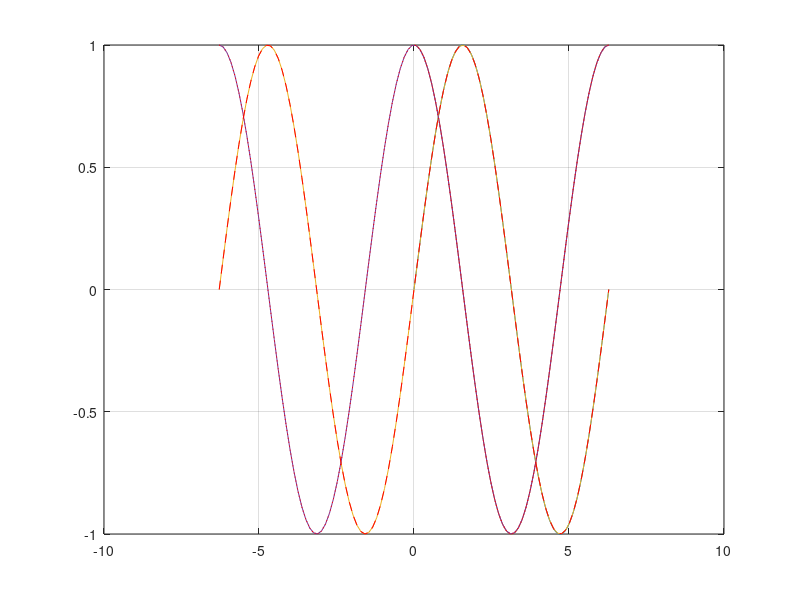

Here is the MATLAB script that generated this plot:
linspace(-10,10)
logspace(-10,10)
r = rand(5)
t = -8 + (8+8)*rand(10,1)
y = randi([10,50],1,5)
u = randi(10,1)
%rand komutu 5x5 tabloya 25 adet rastegele ondalıklı sayı atar,-0 ile 1 arasında-.
%randi komutu belirtilen aralıkta belirtilen miktarda tam sayı atar.
%(a,b) aralığında sayı oluşturmak için a + (b-a)*rand(istenen miktar,1)
%kullanılır.

i(1,:) = randi([1,10],1,3)
i(2,:) = 1 + (10-1)*rand(3,1)
i(3,:) = [ 7, 8, 9]

x = ones(4) 
%ones(N) NxN şeklinde sadece 1lerden oluşan bir matrix oluşturur.
x*7
x.*7

A = [1,4;2,5;3,6]
sz = size(A)
x = ones(sz)

X = 0:pi/100:pi*2
P1 = sin(X)
P2 = cos(X)
plot(X,P1,X,P2)

a = linspace(-2*pi,2*pi)
a1 = sin(a)
a2 = cos(a)
hold on %İki grafiği tek tabloda göstermeyi açar.
plot(a,a1)
plot(a,a2)

grid on %Kare açar


P3 = tan(X) 

plot(a,a1,'r--')
plot(a,a2,'r:')
